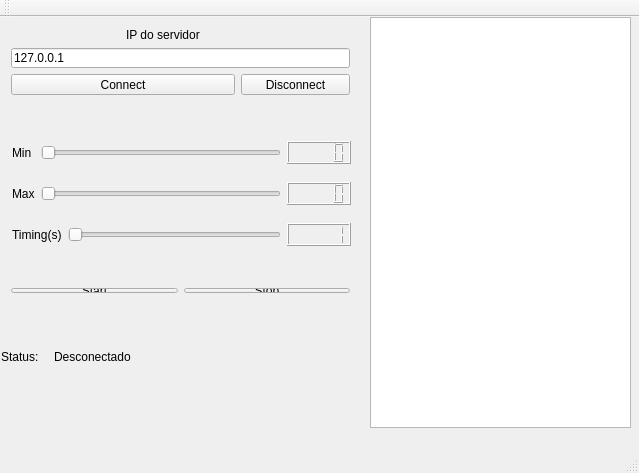
<?xml version="1.0" encoding="UTF-8"?>
<ui version="4.0">
 <class>MainWindow</class>
 <widget class="QMainWindow" name="MainWindow">
  <property name="geometry">
   <rect>
    <x>0</x>
    <y>0</y>
    <width>639</width>
    <height>473</height>
   </rect>
  </property>
  <property name="windowTitle">
   <string>MainWindow</string>
  </property>
  <widget class="QWidget" name="centralWidget">
   <widget class="QLabel" name="label_5">
    <property name="geometry">
     <rect>
      <x>1</x>
      <y>331</y>
      <width>47</width>
      <height>17</height>
     </rect>
    </property>
    <property name="text">
     <string>Status:</string>
    </property>
   </widget>
   <widget class="QTextBrowser" name="textBrowser">
    <property name="geometry">
     <rect>
      <x>370</x>
      <y>0</y>
      <width>261</width>
      <height>411</height>
     </rect>
    </property>
   </widget>
   <widget class="QWidget" name="layoutWidget">
    <property name="geometry">
     <rect>
      <x>0</x>
      <y>0</y>
      <width>361</width>
      <height>89</height>
     </rect>
    </property>
    <layout class="QGridLayout" name="gridLayout">
     <item row="1" column="0" colspan="3">
      <widget class="QLineEdit" name="lineEditIP">
       <property name="text">
        <string>127.0.0.1</string>
       </property>
      </widget>
     </item>
     <item row="0" column="1">
      <widget class="QLabel" name="label_4">
       <property name="text">
        <string>IP do servidor</string>
       </property>
      </widget>
     </item>
     <item row="2" column="2">
      <widget class="QPushButton" name="pushButtonDisconnect">
       <property name="text">
        <string>Disconnect</string>
       </property>
      </widget>
     </item>
     <item row="2" column="0" colspan="2">
      <widget class="QPushButton" name="pushButtonConnect">
       <property name="text">
        <string>Connect</string>
       </property>
      </widget>
     </item>
    </layout>
   </widget>
   <widget class="QWidget" name="layoutWidget">
    <property name="geometry">
     <rect>
      <x>1</x>
      <y>101</y>
      <width>361</width>
      <height>151</height>
     </rect>
    </property>
    <layout class="QGridLayout" name="gridLayout_2">
     <item row="1" column="0">
      <widget class="QLabel" name="label_3">
       <property name="text">
        <string>Max</string>
       </property>
      </widget>
     </item>
     <item row="2" column="0" colspan="2">
      <widget class="QLabel" name="label">
       <property name="text">
        <string>Timing(s)</string>
       </property>
      </widget>
     </item>
     <item row="2" column="2">
      <widget class="QSlider" name="horizontalSliderTime">
       <property name="minimum">
        <number>1</number>
       </property>
       <property name="maximum">
        <number>60</number>
       </property>
       <property name="orientation">
        <enum>Qt::Horizontal</enum>
       </property>
      </widget>
     </item>
     <item row="0" column="1" colspan="2">
      <widget class="QSlider" name="horizontalSliderMin">
       <property name="orientation">
        <enum>Qt::Horizontal</enum>
       </property>
      </widget>
     </item>
     <item row="1" column="3">
      <widget class="QLCDNumber" name="lcdNumberMax"/>
     </item>
     <item row="0" column="0">
      <widget class="QLabel" name="label_2">
       <property name="text">
        <string>Min</string>
       </property>
      </widget>
     </item>
     <item row="2" column="3">
      <widget class="QLCDNumber" name="lcdNumberTime">
       <property name="intValue" stdset="0">
        <number>1</number>
       </property>
      </widget>
     </item>
     <item row="0" column="3">
      <widget class="QLCDNumber" name="lcdNumberMin"/>
     </item>
     <item row="1" column="1" colspan="2">
      <widget class="QSlider" name="horizontalSliderMax">
       <property name="orientation">
        <enum>Qt::Horizontal</enum>
       </property>
      </widget>
     </item>
    </layout>
   </widget>
   <widget class="QWidget" name="layoutWidget">
    <property name="geometry">
     <rect>
      <x>0</x>
      <y>260</y>
      <width>361</width>
      <height>27</height>
     </rect>
    </property>
    <layout class="QHBoxLayout" name="horizontalLayout">
     <item>
      <widget class="QPushButton" name="pushButtonStart">
       <property name="text">
        <string>Start</string>
       </property>
      </widget>
     </item>
     <item>
      <widget class="QPushButton" name="pushButtonStop">
       <property name="text">
        <string>Stop</string>
       </property>
      </widget>
     </item>
    </layout>
   </widget>
   <widget class="QLabel" name="labelStatus">
    <property name="geometry">
     <rect>
      <x>54</x>
      <y>331</y>
      <width>111</width>
      <height>17</height>
     </rect>
    </property>
    <property name="text">
     <string>Desconectado</string>
    </property>
   </widget>
  </widget>
  <widget class="QMenuBar" name="menuBar">
   <property name="geometry">
    <rect>
     <x>0</x>
     <y>0</y>
     <width>639</width>
     <height>22</height>
    </rect>
   </property>
  </widget>
  <widget class="QToolBar" name="mainToolBar">
   <attribute name="toolBarArea">
    <enum>TopToolBarArea</enum>
   </attribute>
   <attribute name="toolBarBreak">
    <bool>false</bool>
   </attribute>
  </widget>
  <widget class="QStatusBar" name="statusBar"/>
 </widget>
 <layoutdefault spacing="6" margin="11"/>
 <resources/>
 <connections>
  <connection>
   <sender>horizontalSliderMin</sender>
   <signal>valueChanged(int)</signal>
   <receiver>lcdNumberMin</receiver>
   <slot>display(int)</slot>
   <hints>
    <hint type="sourcelabel">
     <x>102</x>
     <y>190</y>
    </hint>
    <hint type="destinationlabel">
     <x>284</x>
     <y>190</y>
    </hint>
   </hints>
  </connection>
  <connection>
   <sender>horizontalSliderMax</sender>
   <signal>valueChanged(int)</signal>
   <receiver>lcdNumberMax</receiver>
   <slot>display(int)</slot>
   <hints>
    <hint type="sourcelabel">
     <x>125</x>
     <y>232</y>
    </hint>
    <hint type="destinationlabel">
     <x>285</x>
     <y>230</y>
    </hint>
   </hints>
  </connection>
  <connection>
   <sender>horizontalSliderTime</sender>
   <signal>valueChanged(int)</signal>
   <receiver>lcdNumberTime</receiver>
   <slot>display(int)</slot>
   <hints>
    <hint type="sourcelabel">
     <x>136</x>
     <y>285</y>
    </hint>
    <hint type="destinationlabel">
     <x>283</x>
     <y>277</y>
    </hint>
   </hints>
  </connection>
 </connections>
</ui>
